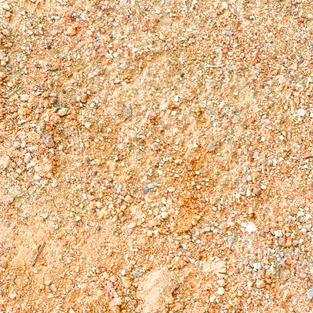
#> input picture jenis_tanah/kurang subur/pasir-001.jpg, 313 x 313 px; its folder holds only this picture in this run
$ jupyter execute --allow-errors 'Tubes PCD.ipynb'
#> lines starting #> are read from the running program, lines starting #| are printed output that depends on the picture
### TUBES PCD
### KELOMPOK 23

[cell 1]
import cv2
import matplotlib.pyplot as plt
import numpy as np
import pandas as pd
import os
from tqdm import tqdm

cv2 untuk pemrosesan gambar, matplotlib.pyplot digunakan untuk membuat visualisasi data termasuk plot gambar hasil pemrosesan, numpy digunakan untuk manipulasi data numerik, pandas untuk manipulasi dan analisis data tabular, os untuk operasi pada sistem operasi dan math untuk fungsi matematika umum

[cell 2]
def process_dataset(dataset_dir):
#> called with dataset_dir = 'jenis_tanah/'
    data = []
    labels = []
    paths = []

    for sub_folder in os.listdir(dataset_dir):
        sub_folder_files = os.listdir(os.path.join(dataset_dir, sub_folder))
        for i, filename in enumerate(sub_folder_files):

            img_path = os.path.join(dataset_dir, sub_folder, filename)
            img = cv2.imread(img_path)
#> img is the input picture: shape (313, 313, 3); mean B, G, R 137.6, 182.2, 223.4
            rgb = cv2.cvtColor(img, cv2.COLOR_BGR2RGB)
            # grayscale
            # gray_img = cv2.cvtColor(img, cv2.COLOR_BGR2GRAY)

            data.append(rgb)
            labels.append(sub_folder)
            paths.append(img_path)

    labels = np.array(labels)
    paths = np.array(paths)

    return data, labels, paths

Code di atas adalah sebuah fungsi bernama process_dataset yang digunakan untuk memproses dataset gambar pada direktori tertentu.

-data = [], labels = [], paths = []: Membuat list kosong data, labels, dan paths untuk menyimpan data gambar, label, dan path gambar.

-for sub_folder in os.listdir(dataset_dir):: Melakukan iterasi pada setiap sub-folder dalam direktori dataset.

-sub_folder_files = os.listdir(os.path.join(dataset_dir, sub_folder)): Mendapatkan daftar file dalam setiap sub-folder.

-for i, filename in enumerate(sub_folder_files):: Melakukan iterasi pada setiap file dalam sub-folder.

-img_path = os.path.join(dataset_dir, sub_folder, filename): Menggabungkan path direktori dengan nama file untuk mendapatkan path lengkap gambar.

-img = cv2.imread(img_path): Membaca gambar menggunakan OpenCV dan menyimpannya dalam variabel img.

-gray_img = cv2.cvtColor(img, cv2.COLOR_BGR2GRAY): Mengubah gambar ke dalam mode grayscale dengan menggunakan fungsi cv2.cvtColor() dari OpenCV.

-data.append(gray_img): Menambahkan gambar grayscale ke dalam list data.

-labels.append(sub_folder): Menambahkan label sub-folder ke dalam list labels.

-paths.append(img_path): Menambahkan path gambar ke dalam list paths.

-labels = np.array(labels), paths = np.array(paths): Mengubah list labels dan paths menjadi array numpy untuk kemudahan pengolahan data.

-return data, labels, paths: Mengembalikan data, labels, dan paths sebagai output fungsi.

[cell 3]
# [5 lines left out: function displayImg, not called in this run]

[cell 4]
def resize_images(images, target_size):
    resized_images = []
    for img in images:
        resized_img = cv2.resize(img, target_size)
        resized_images.append(resized_img)
    return resized_images

Code diatas merupakan fungsi resize_images digunakan untuk meresize (mengubah ukuran) gambar-gambar dalam dataset menjadi ukuran target yang diinginkan. images merupakan list yang berisi gambar-gambar yang akan diresize. target_size adalah ukuran target yang diinginkan untuk gambar-gambar yang akan diresize. resized_images adalah list kosong yang akan menampung gambar-gambar yang telah diresize. Melakukan iterasi pada setiap gambar dalam images menggunakan loop for img in images. Di dalam loop, setiap gambar img diresize menggunakan fungsi cv2.resize(img, target_size). Gambar yang telah diresize disimpan dalam variabel resized_img. Gambar yang telah diresize ditambahkan ke dalam list resized_images menggunakan resized_images.append(resized_img). Setelah semua gambar dalam images telah diresize, list resized_images mengandung gambar-gambar yang telah diresize sesuai dengan ukuran target. Fungsi mengembalikan resized_images sebagai output.

[cell 5]
def normalize_images(images):
    normalized_images = []
    for img in images:
        normalized_img = cv2.normalize(img, None, 0, 200, cv2.NORM_MINMAX)
        normalized_images.append(normalized_img)
    return normalized_images

[cell 6]
def segmentasiPasir(image):
    hsv = cv2.cvtColor(image, cv2.COLOR_RGB2HSV)
    lowerPasir = np.array([0, 20, 70], dtype=np.uint8)
    upperPasir = np.array([40, 255, 255], dtype=np.uint8)
    mask = cv2.inRange(hsv, lowerPasir, upperPasir)
    result = cv2.bitwise_and(image, image, mask=mask)
    return result
def segmentasiHumus(image):
    hsv = cv2.cvtColor(image, cv2.COLOR_RGB2HSV)
    lowerHumus = np.array([10, 40, 20], dtype=np.uint8)
    upperHumus = np.array([30, 255, 255], dtype=np.uint8)
    mask = cv2.inRange(hsv, lowerHumus, upperHumus)
    result = cv2.bitwise_and(image, image, mask=mask)
    return result
def segmentasiLaterit(image):
    hsv = cv2.cvtColor(image, cv2.COLOR_RGB2HSV)
    lowerLaterit = np.array([30, 100, 10], dtype=np.uint8)
    upperLaterit = np.array([255, 255, 255], dtype=np.uint8)
    mask = cv2.inRange(hsv, lowerLaterit, upperLaterit)
    result = cv2.bitwise_and(image, image, mask=mask)
    return result
def resultSegmentasi(image):
    return segmentasiPasir(image)+segmentasiHumus(image)+segmentasiLaterit(image)

Kode di atas mengimplementasikan fungsi thresholding_image yang digunakan untuk melakukan thresholding pada citra. Fungsi thresholding_image mengambil dua parameter, yaitu images yang merupakan daftar citra yang akan di-threshold, dan treshval yang merupakan nilai ambang threshold yang digunakan. Pada setiap iterasi, fungsi akan memproses satu citra pada images menggunakan perulangan for image in images. Untuk setiap citra, fungsi akan mendapatkan dimensi baris dan kolom menggunakan rows, cols = image.shape. Membuat citra threshold kosong dengan ukuran yang sama dengan citra asli menggunakan thresholded = np.zeros([rows, cols]). Dilakukan thresholding dengan membandingkan setiap piksel pada citra asli dengan nilai ambang threshold. Jika piksel lebih besar dari treshval, maka piksel pada citra threshold akan diatur menjadi 255 (putih), jika tidak maka akan tetap 0 (hitam) menggunakan thresholded[image > treshval] = 255. Citra threshold yang telah diproses ditambahkan ke dalam daftar thresholded_images menggunakan thresholded_images.append(thresholded). Setelah semua citra selesai diproses, daftar thresholded_images berisi citra-citra hasil thresholding dari images akan dikembalikan sebagai output dari fungsi thresholding_image.

[cell 7]
def erosi(image):
   gray = cv2.cvtColor(image, cv2.COLOR_RGB2GRAY)
   kernel = np.ones((3,3),np.uint8)
   erosiImage = cv2.erode(gray, kernel, iterations=1)
   return erosiImage

Fungsi filter_image pada kode di atas digunakan untuk menerapkan filter atau kernel pada citra atau daftar citra. Filter atau kernel adalah sebuah matriks yang digunakan untuk mengubah atau memodifikasi piksel-piksel dalam suatu citra.

Pada fungsi filter_image, citra-citra yang ingin difilter disediakan dalam bentuk daftar images, dan filter yang ingin digunakan disediakan dalam parameter kernel.

Selanjutnya, dilakukan perulangan untuk setiap citra dalam daftar. Pada setiap iterasi, citra tersebut di-filter menggunakan fungsi filter dengan memasukkan citra dan kernel sebagai argumen. Hasil filter citra disimpan dalam variabel filter_imagex.

Setelah semua citra dalam daftar selesai difilter, citra hasil filter ditambahkan ke dalam daftar filter_images menggunakan filter_images.append(filter_imagex). kemudian hasil filter dikembalikan sebagai output dari fungsi filter_image.

[cell 8]
dataset_dir = "jenis_tanah/"
data, labels, paths= process_dataset(dataset_dir)
#> data = 2 items

#> (a cell that did not finish here is left out)

[cell 10]
resized_data = resize_images(data, (256, 256))
#> the loop in resize_images, `for img in images:` made 2 passes
#> pass 1, in resize_images, `resized_img = cv2.resize(img, target_size)`:
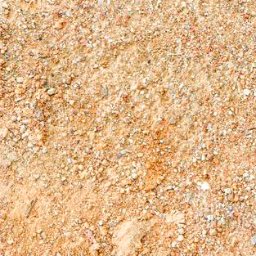
#> resized_img: shape (256, 256, 3); mean R, G, B 223.2, 182.1, 137.5
#> pass 2, in resize_images, `resized_img = cv2.resize(img, target_size)`:
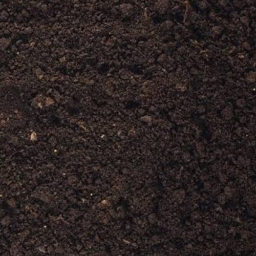
#> resized_img: shape (256, 256, 3); mean R, G, B 44, 34.6, 33.6
#> resized_data = 2 items
normalized_data = normalize_images(resized_data)
#> the loop in normalize_images, `for img in images:` made 2 passes
#> pass 1, in normalize_images, `normalized_img = cv2.normalize(img, None, 0, 200, cv2.NORM_MINMAX)`:
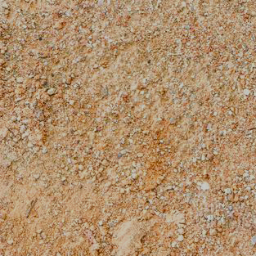
#> normalized_img: shape (256, 256, 3); mean R, G, B 175.1, 142.8, 107.9
#> normalized_data = 2 items

#> (a cell that did not finish here is left out)

[cell 12]
segmentasi = []
for img in data:
    segmentasi.append(resultSegmentasi(img))
#> this loop made 2 passes
#> pass 1, in segmentasiPasir, `mask = cv2.inRange(hsv, lowerPasir, upperPasir)`:
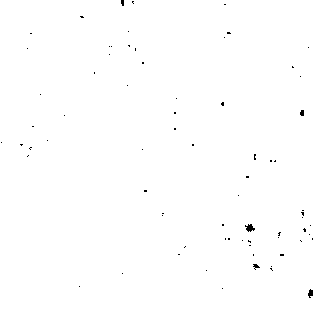
#> mask: shape (313, 313); 99.7% white; black in thin lines or dots
#> pass 1, in segmentasiHumus, `mask = cv2.inRange(hsv, lowerHumus, upperHumus)`:
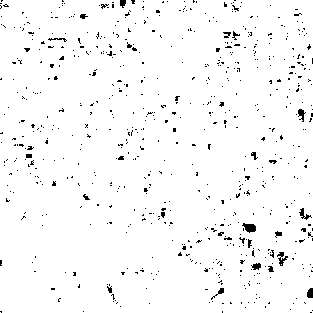
#> mask: shape (313, 313); 97.1% white; black in thin lines or dots
#> after the loop, segmentasi = 2 items

#> (a cell that did not finish here is left out)

[cell 14]
imgErosi = []
for img in segmentasi:
   result = erosi(img)
   imgErosi.append(result)
#> this loop made 2 passes
#> kernel in erosi on passes 1 to 2: [[1, 1, 1], [1, 1, 1], [1, 1, 1]], [[1, 1, 1], [1, 1, 1], [1, 1, 1]]
#> pass 1, in erosi, `gray = cv2.cvtColor(image, cv2.COLOR_RGB2GRAY)`:
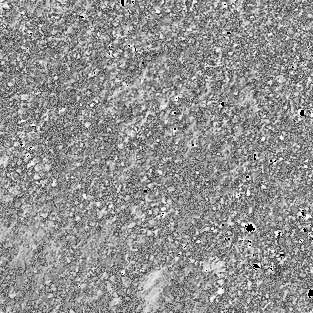
#> gray: shape (313, 313); min 0, max 253, mean 145
#> pass 2, in erosi (call 2), `gray = cv2.cvtColor(image, cv2.COLOR_RGB2GRAY)`:
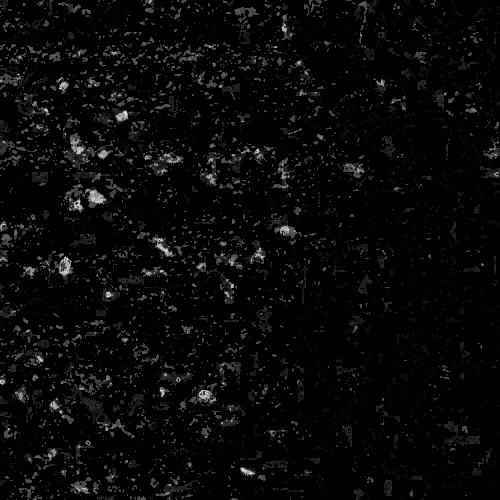
#> gray: shape (500, 500); min 0, max 234, mean 8
#> pass 2, in erosi (call 2), `erosiImage = cv2.erode(gray, kernel, iterations=1)`:
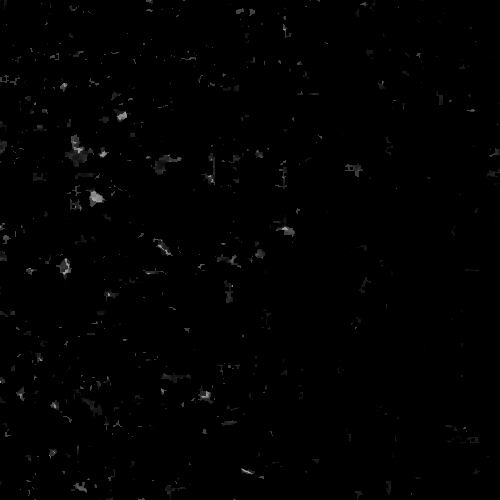
#> erosiImage: shape (500, 500); min 0, max 172, mean 1.3
#> after the loop, imgErosi = 2 items

#> (a cell that did not finish here is left out)

[cell 16]
masked = []
for i, mask in enumerate(imgErosi):
   img = normalized_data[i]
   mask = mask.astype(np.uint8)
   mask = cv2.resize(mask, (img.shape[1], img.shape[0]))
   result = cv2.bitwise_and(img, img, mask=mask)
   masked.append(result)
#> this loop made 2 passes
#> pass 1, `mask = cv2.resize(mask, (img.shape[1], img.shape[0]))`:
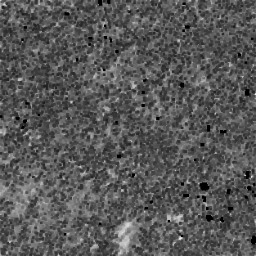
#> mask: shape (256, 256); min 0, max 235, mean 87.3
#> pass 2, `result = cv2.bitwise_and(img, img, mask=mask)`:
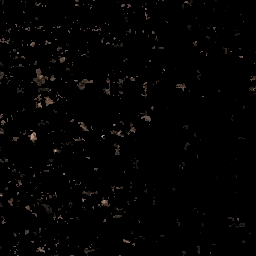
#> result: shape (256, 256, 3); mean R, G, B 3, 2.5, 2.2
#> after the loop, masked = 2 items

#> (a cell that did not finish here is left out)

kode diatas merupakan kode untuk menampilkan hasil dari normalized_data

# GLCM

[cell 18]
def derajat0 (img):

    max = np.max(img)

    imgTmp = np.zeros([max+1,max+1])

    for i in range (len(img)):
        for j in range(len(img[i])-1):

            imgTmp[img[i,j],img[i,j+1]] +=1

    transpos = np.transpose(imgTmp)

    data = imgTmp+transpos

    tmp = 0
    for i in range (len(data)):
        for j in range(len(data)):
            tmp+=data[i,j]

    for i in range(len(data)):
        for j in range(len(data)):
            data[i,j]/=tmp

    return data

def derajat45 (img):

    max = np.max(img)

    imgTmp=np.zeros([max+1,max+1])

    for i in range (len (img)-1):
        for j in range (len (img[i])-1):
            imgTmp[img[i+1,j],img[i,j+1]] += 1

    transpos= np.transpose(imgTmp)

    data= imgTmp+transpos

    tmp=0
    for i in range (len(data)):
        for j in range (len(data)):
            tmp+=data[i,j]

    for i in range (len (data)):
        for j in range (len (data)):
            data[i,j]/=tmp
    return data

def derajat90 (img):

    max = np.max(img)

    imgTmp=np.zeros([max+1,max+1])

    for i in range (len (img)-1):
        for j in range (len (img[i])):
            imgTmp[img[i+1,j],img[i,j]] += 1

    transpos= np.transpose(imgTmp)

    data= imgTmp+transpos

    tmp=0
    for i in range (len(data)):
        for j in range (len(data)):
            tmp+=data[i,j]

    for i in range (len (data)):
        for j in range (len (data)):
            data[i,j]/=tmp
    return data

def derajat135 (img):

    max = np.max(img)

    imgTmp=np.zeros([max+1,max+1])
    for i in range (len (img)-1):
        for j in range (len (img[i])-1):
            imgTmp[img[i,j],img[i+1,j+1]] += 1

    transpos= np.transpose(imgTmp)

    data= imgTmp+transpos

    tmp=0
    for i in range (len(data)):
        for j in range (len(data)):
            tmp+=data[i,j]

    for i in range (len (data)):
        for j in range (len (data)):
            data[i,j]/=tmp
    return data

Kode di atas adalah implementasi dari empat fungsi yang digunakan untuk menghitung matriks GLCM (Grey-Level Co-occurrence Matrix) pada empat arah yang berbeda (0 derajat, 45 derajat, 90 derajat, dan 135 derajat).

[cell 19]
# [9 lines left out: function dissimilarity, not called in this run]

[cell 20]
# [9 lines left out: function ASM, not called in this run]

[cell 21]
# [9 lines left out: function contrast, not called in this run]

[cell 22]
def entropi(data2):
    simpan = 0 #membuat var simpan yang nantinya digunakan untuk menyimpan hasil
    for i in range(len(data2)):
        for j in range(len(data2)):
            if data2[i,j] > 0:
                #rumus : -(p(x,y)*log^2(i-j)
                simpan+= -(data2[i,j] * math.log2(data2[i,j]))
    #mengembalikan nilai var simpan
    return simpan

[cell 23]
def energy(data2):
    simpan = 0 #membuat var simpan yang nantinya digunakan untuk menyimpan hasil
    for i in range (len(data2)):
        for j in range(len(data2)):
            #rumus : sqrt(p(x,y)^2) atau sqrt(ASM)
            simpan+=pow(data2[i,j],2)
    #mengembalikan nilai var simpan
    return simpan

[cell 24]
def homogenitas(data2):
    simpan = 0 #membuat var simpan yang nantinya digunakan untuk menyimpan hasil
    for i in range (len(data2)):
        for j in range(len(data2)):
            #rumus : p(x,y)/1+(i-j)^2
            simpan+=data2[i,j]/(1+pow((i-j),2))
    #mengembalikan nilai var simpan
    return simpan

[cell 25]
# [7 lines left out: function correlation, not called in this run]

[cell 26]
# [7 lines left out: function meanI, not called in this run]

[cell 27]
# [7 lines left out: function meanJ, not called in this run]

[cell 28]
# [10 lines left out: function taoI, not called in this run]

[cell 29]
# [9 lines left out: function taoJ, not called in this run]

[cell 30]
hasil = []
for i in tqdm(range(len(masked)), desc='load'):
    dat = []
    dat.append(derajat0 (masked[i]))      #mencari piksel derajat0
    dat.append(derajat45 (masked[i]))     #mencari piksel derajat45
    dat.append(derajat90 (masked[i]))     #mencari piksel derajat90
    dat.append(derajat135 (masked[i]))    #mencari piksel derajat135
    hasil.append(dat)
#> this loop made 2 passes
#> after the loop, hasil = 2 items
